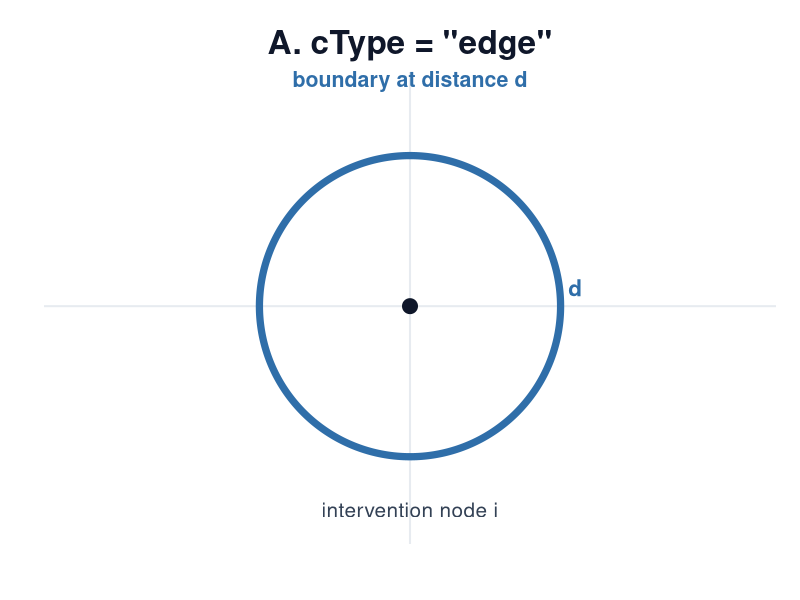
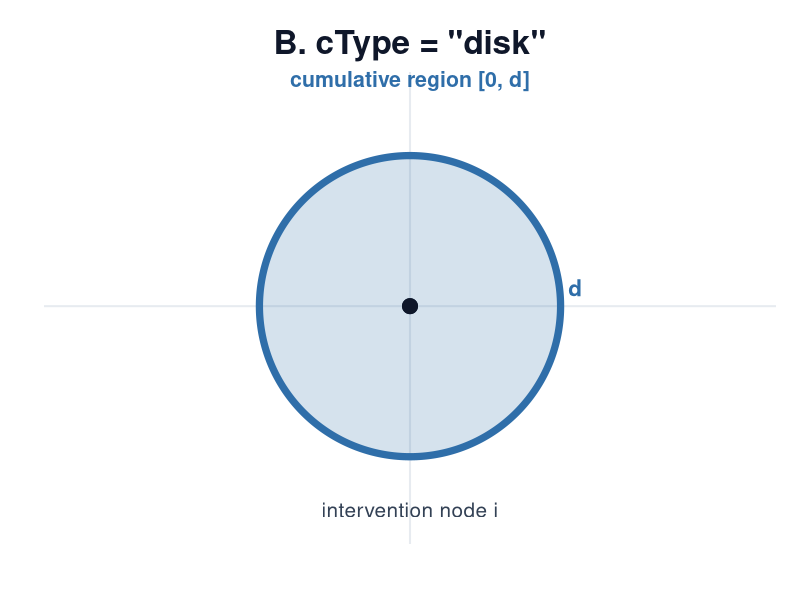
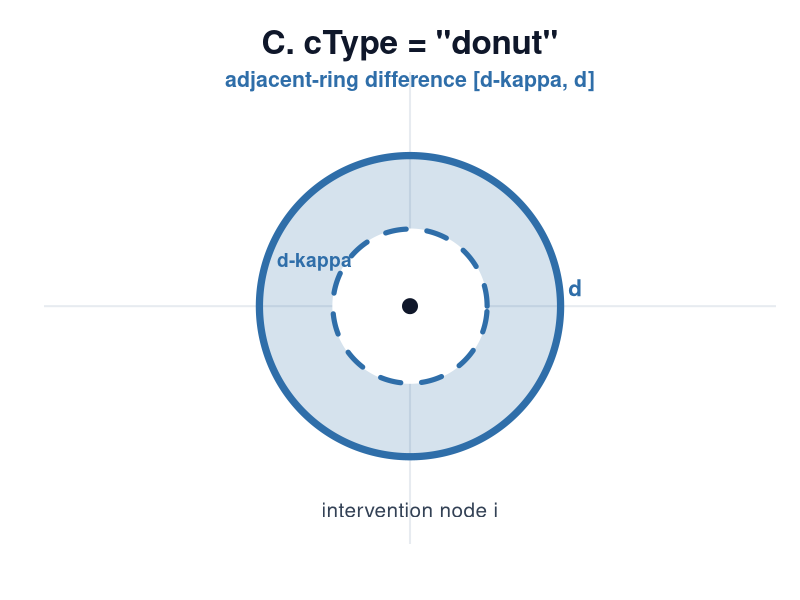

Reproduce these figures in R, in order.
assets_dir <- "/Users/zheqiao/Documents/cursor_projects/SpatialEffectPackage/SpatialEffect2/pkgdown/assets"
dir.create(assets_dir, recursive = TRUE, showWarnings = FALSE)

base_col <- "#2F6EA9"
axis_col <- "#E7EBF0"
text_col <- "#334155"
title_col <- "#0F172A"
fill_col <- adjustcolor(base_col, alpha.f = 0.20)

circle_poly <- function(r, n = 500, cx = 0, cy = 0) {
  theta <- seq(0, 2 * pi, length.out = n)
  list(x = cx + r * cos(theta), y = cy + r * sin(theta))
}

draw_base <- function(panel_title, panel_desc) {
  plot(
    NA, NA,
    xlim = c(-1.18, 1.18), ylim = c(-1.20, 1.18),
    xlab = "", ylab = "", axes = FALSE, asp = 1
  )
  abline(h = 0, v = 0, col = axis_col, lwd = 2)
  title(main = panel_title, col.main = title_col, font.main = 2, cex.main = 2.0, line = 0.9)
  # Keep blue subtitle clearly below the main title.
  mtext(panel_desc, side = 3, line = -0.95, col = base_col, cex = 1.28, font = 2)
  points(0, 0, pch = 21, bg = "#0F172A", col = "#0F172A", cex = 2.0)
  text(0, -1.11, "intervention node i", cex = 1.25, col = text_col)
}

draw_edge <- function(path) {
  png(path, width = 1250, height = 900, res = 180)
  par(mar = c(2.8, 2.2, 3.6, 1.2), bg = "white")
  r_outer <- 0.82
  draw_base('A. cType = "edge"', "boundary at distance d")
  edge <- circle_poly(r_outer)
  lines(edge$x, edge$y, col = base_col, lwd = 7)
  text(r_outer + 0.08, 0.10, "d", cex = 1.35, col = base_col, font = 2)
  dev.off()
}

draw_disk <- function(path) {
  png(path, width = 1250, height = 900, res = 180)
  par(mar = c(2.8, 2.2, 3.6, 1.2), bg = "white")
  r_outer <- 0.82
  draw_base('B. cType = "disk"', "cumulative region [0, d]")
  disk <- circle_poly(r_outer)
  polygon(disk$x, disk$y, col = fill_col, border = base_col, lwd = 7)
  points(0, 0, pch = 21, bg = "#0F172A", col = "#0F172A", cex = 2.0)
  text(r_outer + 0.08, 0.10, "d", cex = 1.35, col = base_col, font = 2)
  dev.off()
}

draw_donut <- function(path) {
  png(path, width = 1250, height = 900, res = 180)
  par(mar = c(2.8, 2.2, 3.6, 1.2), bg = "white")
  r_inner <- 0.42
  r_outer <- 0.82
  draw_base('C. cType = "donut"', "adjacent-ring difference [d-kappa, d]")
  outer <- circle_poly(r_outer)
  inner <- circle_poly(r_inner)
  polygon(outer$x, outer$y, col = fill_col, border = base_col, lwd = 7)
  polygon(inner$x, inner$y, col = "white", border = "white")
  lines(inner$x, inner$y, col = base_col, lwd = 5, lty = 2)
  points(0, 0, pch = 21, bg = "#0F172A", col = "#0F172A", cex = 2.0)
  text(r_outer + 0.08, 0.10, "d", cex = 1.35, col = base_col, font = 2)
  text(-(r_inner + 0.10), 0.24, "d-kappa", cex = 1.15, col = base_col, font = 2)
  dev.off()
}

edge_path <- file.path(assets_dir, "distance-design-edge.png")
disk_path <- file.path(assets_dir, "distance-design-disk.png")
donut_path <- file.path(assets_dir, "distance-design-donut.png")

draw_edge(edge_path)
draw_disk(disk_path)
draw_donut(donut_path)

cat("Wrote:\n", edge_path, "\n", disk_path, "\n", donut_path, "\n")
